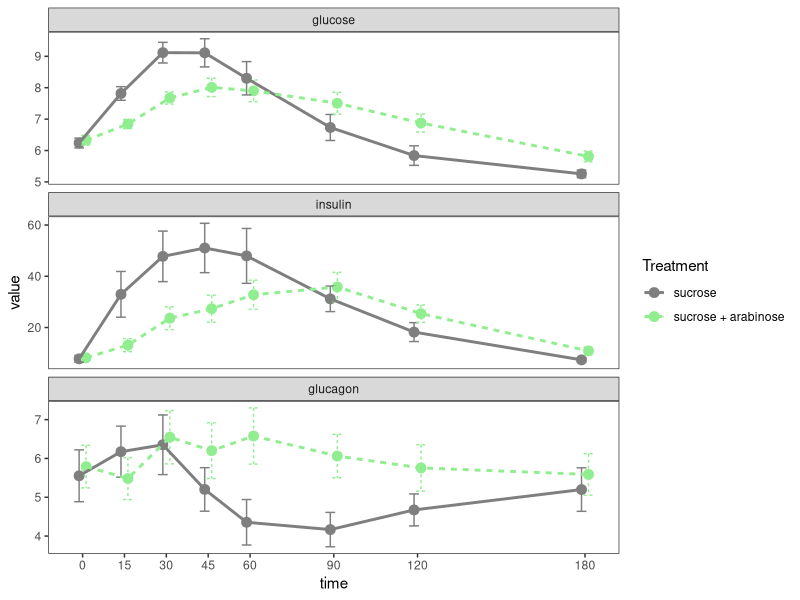

This figure's R source:
library(tidyverse)
library(readxl)

dat1 = read_excel("1. Glucose plasma raw data and treatment group, lp.xlsx", sheet = "Raw")
dat2 = read_excel("Insulin and glucagon raw data and treatment group.xlsx", sheet="Raw")

names(dat1)[1]="participant"
names(dat2)[1]="participant"

names(dat1)[3]="time"
names(dat2)[4]="time"

names(dat1)[4]="glucose"
names(dat2)[5]="insulin"
names(dat2)[6]="glucagon"

dat1 = dat1 %>% select(-VTC)
dat2 = dat2 %>% select(-c(VTC, Week))

dat1 = dat1 %>% mutate(glucose=str_remove(glucose, "\\*") %>% as.numeric() )

both=full_join(dat1, dat2)

both = both %>% 
  mutate(Treatment=
           factor(Treatment, 
                  levels=c(573, 214), 
                  labels=c("sucrose", "sucrose + arabinose")))

dat = both %>% 
  pivot_longer(cols=c(glucose, insulin, glucagon),
               names_to="measure") 

dat = dat %>% 
  mutate(measure=factor(measure, 
                        levels=c("glucose", "insulin", "glucagon"),
                        labels=c("glucose", "insulin", "glucagon")
  )
  )

ggplot(dat, aes(y=value, x=time, color=Treatment, fill=Treatment, lty=Treatment)) + 
  facet_wrap(~measure, scales="free_y",nrow=3) +
  #geom_smooth() +
  stat_summary(position=position_dodge(width=5), geom='point', fun=mean, pch=21, size=3)+
  stat_summary(position=position_dodge(width=5), geom='errorbar', width=7, fun.data=mean_se)+
  stat_summary(position=position_dodge(width=5), geom='line', fun=mean, lwd=1)+
  theme_bw() + theme(panel.grid = element_blank())+
  scale_x_continuous(breaks=unique(dat$time))+
  scale_color_manual(values=c("grey50", "lightgreen"))+
  scale_fill_manual(values=c("grey50", "lightgreen"))







